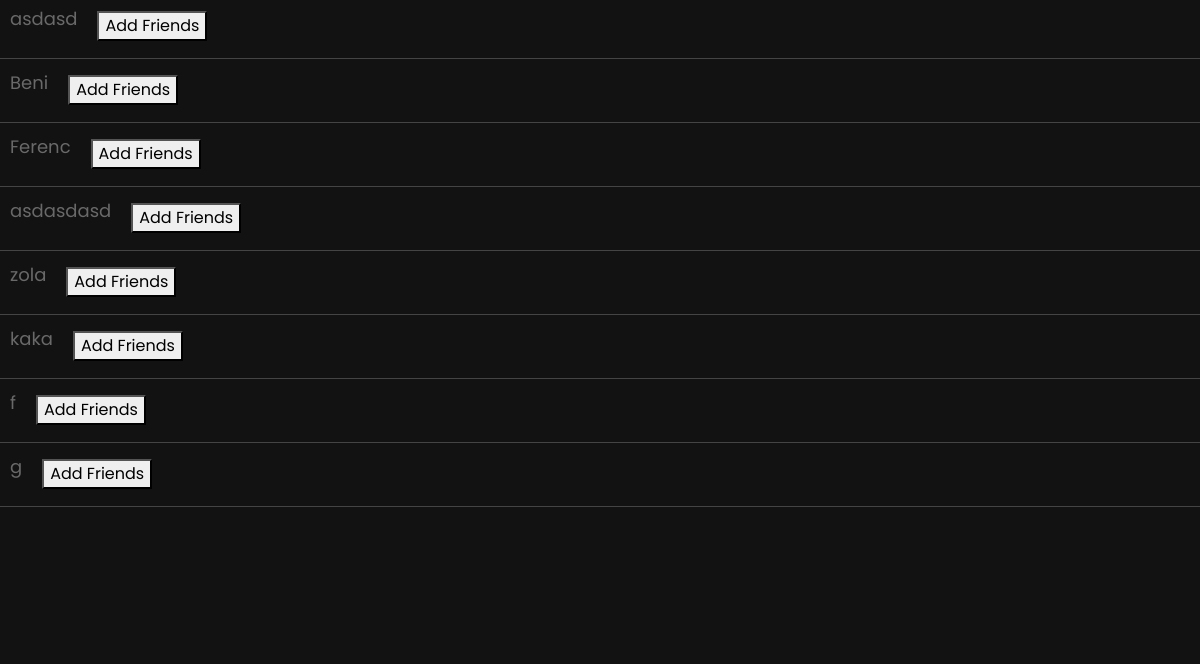
The page /?p=baratok (signed in, lower part) on the database as committed earlier.
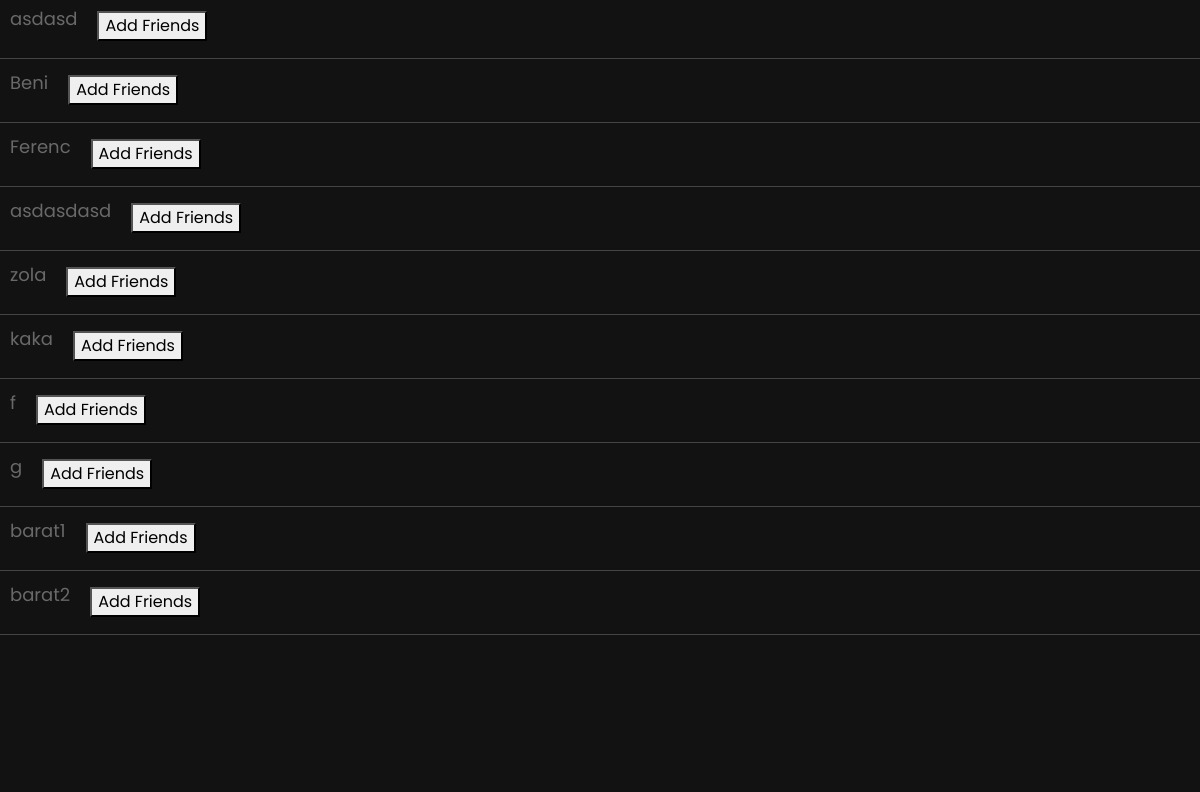
The same page on the database as committed later.
### tables this page shows
CREATE TABLE `user` (
  `uid` int(250) NOT NULL,
  `uname` varchar(250) NOT NULL,
  `uemail` varchar(250) NOT NULL,
  `upass` varchar(250) NOT NULL,
  `utime` datetime NOT NULL,
  `uproffkepnev` varchar(50) NOT NULL,
  `uproffkeredetikepnev` varchar(255) NOT NULL,
  `uip` varchar(250) NOT NULL,
  `usession` varchar(8) NOT NULL,
  `ustat` varchar(250) NOT NULL,
  `ucomm` text NOT NULL,
  `ubirtd` date NOT NULL
);

### baratok.php (the view, shortened to what this page needs)
<?php
require ('kapcsolat.php');
?>
<!DOCTYPE html>
<html lang="hu">
<head>
</head>
<body>
    <div id="user-list">
        <?php
        $osszes = mysqli_query($adb, "SELECT uid, uname, ustat FROM user WHERE uid != '$_SESSION[uid]'");
        while ($sor = mysqli_fetch_assoc($osszes)) {
            echo "<div class='user' data-username='{$sor['uname']}' data-userid='{$sor['uid']}'>";
            echo "<p>{$sor['uname']}</p>";
            echo "<button onclick='addFriend({$sor['uid']})'>Add Friends</button>";
            echo "</div>";
        }
        ?>
    </div>
</body>
</html>

Rows that differ between the two databases and show on the page:
added user: uname "barat1"
added user: uname "barat2"
